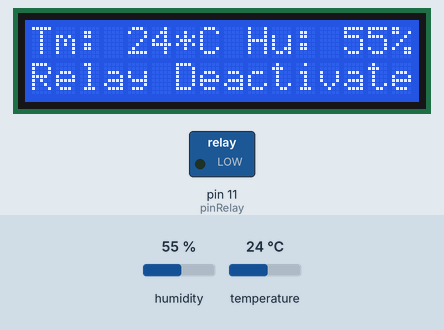
Recording of a sketch running on a simulated Arduino Uno, built with avr-gcc and run on an emulated ATmega328P. On the bench: 16×2 character LCD, switched loads named in the sketch (green lamp = pin HIGH). The test bench sets the inputs (shaded band); at power-on: humidity 55 %, temperature 24 °C. What the sketch prints to the serial monitor is not drawn.

Above: at 1.2 s.
1.3 s: humidity set to 59 %
At 3.1 s:
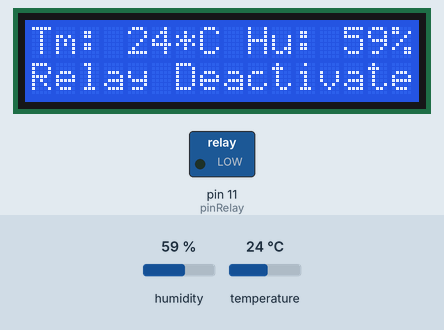
4.0 s: humidity set to 62 %
At 6.8 s:
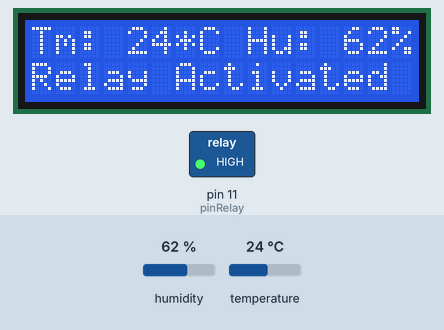
7.7 s: humidity set to 51 %
At 9.4 s:
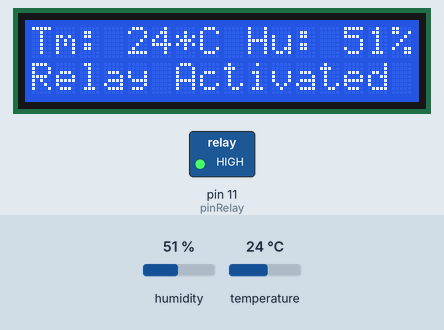
10.4 s: humidity set to 48 %
At 12.8 s:
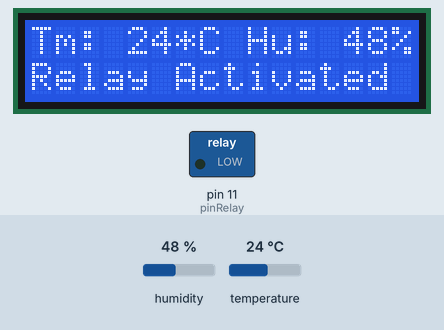
15.8 s: temperature set to 12 °C
At 17.8 s:
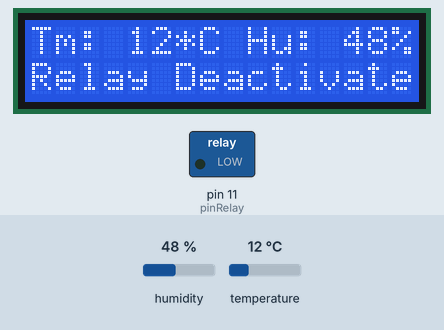
Timing chart, 0 to 19.3 s (numbered marks = the images above; inputs shaded):
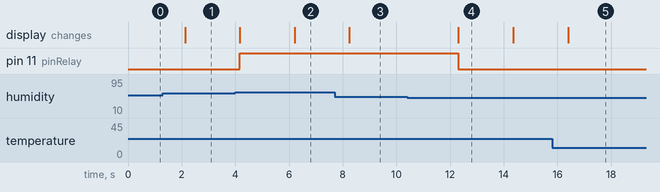

The sketch:

HumidityRelay.ino
```cpp
#include <SimpleDHT.h>
#include <LiquidCrystal.h>

// for DHT11,
//      VCC: 5V or 3V
//      GND: GND
//      DATA: 2
LiquidCrystal lcd(8, 7, 5, 4, 3, 2);

int pinDHT11 = 10;
int pinRelay = 11;
const char *txtState = "Relay Deactivate";

SimpleDHT11 dht11;


void setup() {
  Serial.begin(9600);
  lcd.begin(16, 2);
pinMode(pinRelay, OUTPUT);
digitalWrite(pinRelay, LOW);
}

void loop() {
  Serial.println("=================================");
  Serial.println("Sample DHT11...");

  byte temperature = 0;
  byte humidity = 0;
  byte data[40] = {0};

  if (dht11.read(pinDHT11, &temperature, &humidity, data)) {
    return;
  }
  lcd.clear();
  Serial.println("Sample OK: ");
  Serial.print((int)temperature); Serial.print(" *C, ");
  Serial.print((int)humidity); Serial.println(" %");
  lcd.print("Tm: "); lcd.print((int)temperature);lcd.print("*C "); lcd.print("Hu: ");  lcd.print((int)humidity); lcd.print("%");
  lcd.setCursor(0,1);
  lcd.print(txtState);

  if ((int)humidity > 60) {
    Serial.print("Over Humid, activated relay");
    digitalWrite(pinRelay, HIGH);
    txtState = "Relay Activated";
  }

  if ((int)humidity < 50){
    Serial.println("Humidity normal, relay off");
    digitalWrite(pinRelay, LOW);
    txtState = "Relay Deactivate";
  }

  // DHT11 sampling rate is 1hz
  delay(2000);
}
```

Measured:
- the behaviour switches between 60 and 61 % on humidity (found by bisection; images 1 and 2)
- the behaviour switches between 50 and 49 % on humidity (found by bisection; images 3 and 4)
- after the input at 1.3 s, the display: changes after 0.82 s (image 1)
- after the input at 4.0 s, pin 11 (pinRelay): LOW → HIGH after 0.17 s; the display: first changes after 0.17 s (image 2 shows a later state)
- after the input at 7.7 s, the display: changes after 0.54 s (image 3)
- after the input at 10.4 s, pin 11 (pinRelay): HIGH → LOW after 1.9 s; the display: changes after 1.9 s (image 4)
- after the input at 15.8 s, the display: changes after 0.60 s (image 5)
